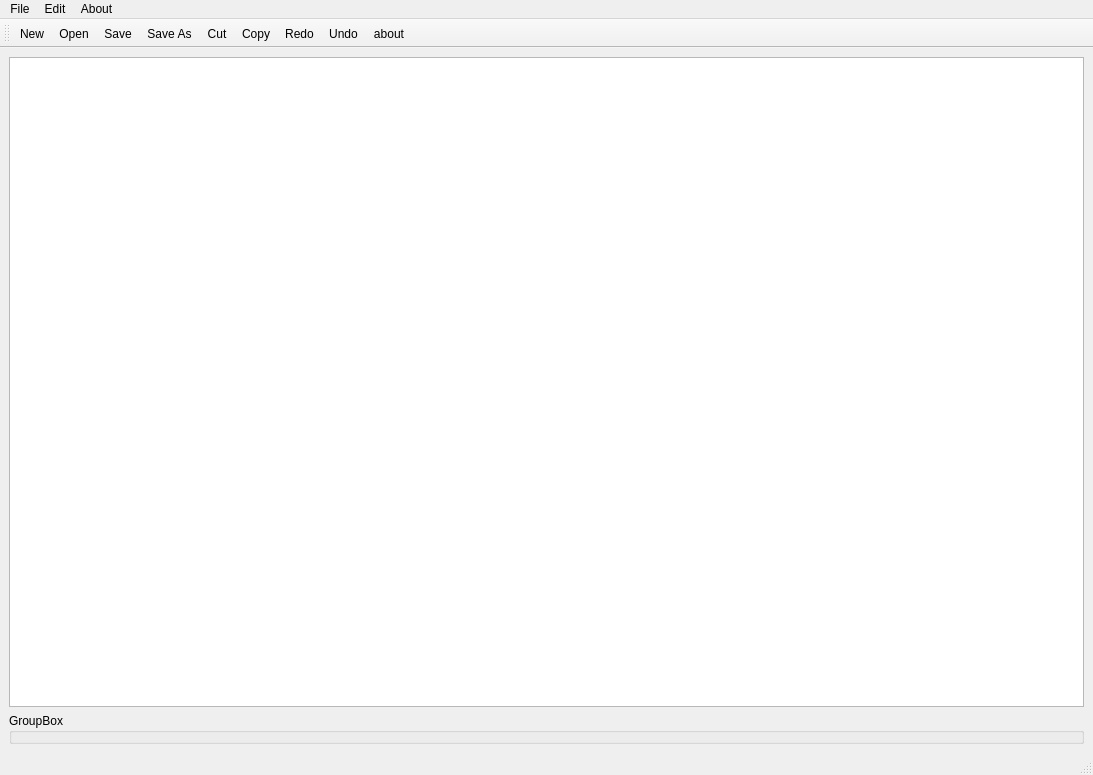
<?xml version="1.0" encoding="UTF-8"?>
<ui version="4.0">
 <class>MainWindow</class>
 <widget class="QMainWindow" name="MainWindow">
  <property name="geometry">
   <rect>
    <x>0</x>
    <y>0</y>
    <width>1093</width>
    <height>775</height>
   </rect>
  </property>
  <property name="windowTitle">
   <string>MainWindow</string>
  </property>
  <widget class="QWidget" name="centralwidget">
   <layout class="QVBoxLayout" name="verticalLayout">
    <item>
     <widget class="QTextEdit" name="textEdit"/>
    </item>
    <item>
     <widget class="QGroupBox" name="groupBox">
      <property name="title">
       <string>GroupBox</string>
      </property>
     </widget>
    </item>
   </layout>
  </widget>
  <widget class="QStatusBar" name="statusbar"/>
  <widget class="QMenuBar" name="menubar">
   <property name="geometry">
    <rect>
     <x>0</x>
     <y>0</y>
     <width>1093</width>
     <height>26</height>
    </rect>
   </property>
   <widget class="QMenu" name="menuFile">
    <property name="title">
     <string>File</string>
    </property>
    <addaction name="separator"/>
    <addaction name="actionNew"/>
    <addaction name="actionOpen"/>
    <addaction name="separator"/>
    <addaction name="separator"/>
    <addaction name="actionSave"/>
    <addaction name="actionSave_As"/>
   </widget>
   <widget class="QMenu" name="menuEdit">
    <property name="title">
     <string>Edit</string>
    </property>
    <addaction name="actionCut"/>
    <addaction name="actionCopy"/>
    <addaction name="actionPaste"/>
    <addaction name="separator"/>
    <addaction name="actionRedo"/>
    <addaction name="actionUndo"/>
   </widget>
   <widget class="QMenu" name="menuAbout">
    <property name="title">
     <string>About</string>
    </property>
    <addaction name="actionabout"/>
   </widget>
   <addaction name="menuFile"/>
   <addaction name="menuEdit"/>
   <addaction name="menuAbout"/>
  </widget>
  <widget class="QToolBar" name="toolBar">
   <property name="windowTitle">
    <string>toolBar</string>
   </property>
   <attribute name="toolBarArea">
    <enum>TopToolBarArea</enum>
   </attribute>
   <attribute name="toolBarBreak">
    <bool>false</bool>
   </attribute>
   <addaction name="actionNew"/>
   <addaction name="actionOpen"/>
   <addaction name="actionSave"/>
   <addaction name="actionSave_As"/>
   <addaction name="actionCut"/>
   <addaction name="actionCopy"/>
   <addaction name="actionRedo"/>
   <addaction name="actionUndo"/>
   <addaction name="actionabout"/>
  </widget>
  <action name="actionNew">
   <property name="icon">
    <iconset resource="resource.qrc">
     <normaloff>:/rsc/img/new.png</normaloff>:/rsc/img/new.png</iconset>
   </property>
   <property name="text">
    <string>New</string>
   </property>
  </action>
  <action name="actionOpen">
   <property name="icon">
    <iconset resource="resource.qrc">
     <normaloff>:/rsc/img/open.png</normaloff>:/rsc/img/open.png</iconset>
   </property>
   <property name="text">
    <string>Open</string>
   </property>
  </action>
  <action name="actionSave">
   <property name="icon">
    <iconset resource="resource.qrc">
     <normaloff>:/rsc/img/save.png</normaloff>:/rsc/img/save.png</iconset>
   </property>
   <property name="text">
    <string>Save</string>
   </property>
  </action>
  <action name="actionSave_As">
   <property name="icon">
    <iconset resource="resource.qrc">
     <normaloff>:/rsc/img/save as.png</normaloff>:/rsc/img/save as.png</iconset>
   </property>
   <property name="text">
    <string>Save As</string>
   </property>
  </action>
  <action name="actionCut">
   <property name="icon">
    <iconset resource="resource.qrc">
     <normaloff>:/rsc/img/cut.jpg</normaloff>:/rsc/img/cut.jpg</iconset>
   </property>
   <property name="text">
    <string>Cut</string>
   </property>
  </action>
  <action name="actionCopy">
   <property name="icon">
    <iconset resource="resource.qrc">
     <normaloff>:/rsc/img/copy.png</normaloff>:/rsc/img/copy.png</iconset>
   </property>
   <property name="text">
    <string>Copy</string>
   </property>
  </action>
  <action name="actionPaste">
   <property name="text">
    <string>Paste</string>
   </property>
  </action>
  <action name="actionRedo">
   <property name="icon">
    <iconset resource="resource.qrc">
     <normaloff>:/rsc/img/redo.png</normaloff>:/rsc/img/redo.png</iconset>
   </property>
   <property name="text">
    <string>Redo</string>
   </property>
  </action>
  <action name="actionUndo">
   <property name="icon">
    <iconset resource="resource.qrc">
     <normaloff>:/rsc/img/undo.png</normaloff>:/rsc/img/undo.png</iconset>
   </property>
   <property name="text">
    <string>Undo</string>
   </property>
  </action>
  <action name="actionabout">
   <property name="icon">
    <iconset resource="resource.qrc">
     <normaloff>:/rsc/img/about.png</normaloff>:/rsc/img/about.png</iconset>
   </property>
   <property name="text">
    <string>about</string>
   </property>
  </action>
 </widget>
 <resources>
  <include location="resource.qrc"/>
 </resources>
 <connections/>
</ui>
